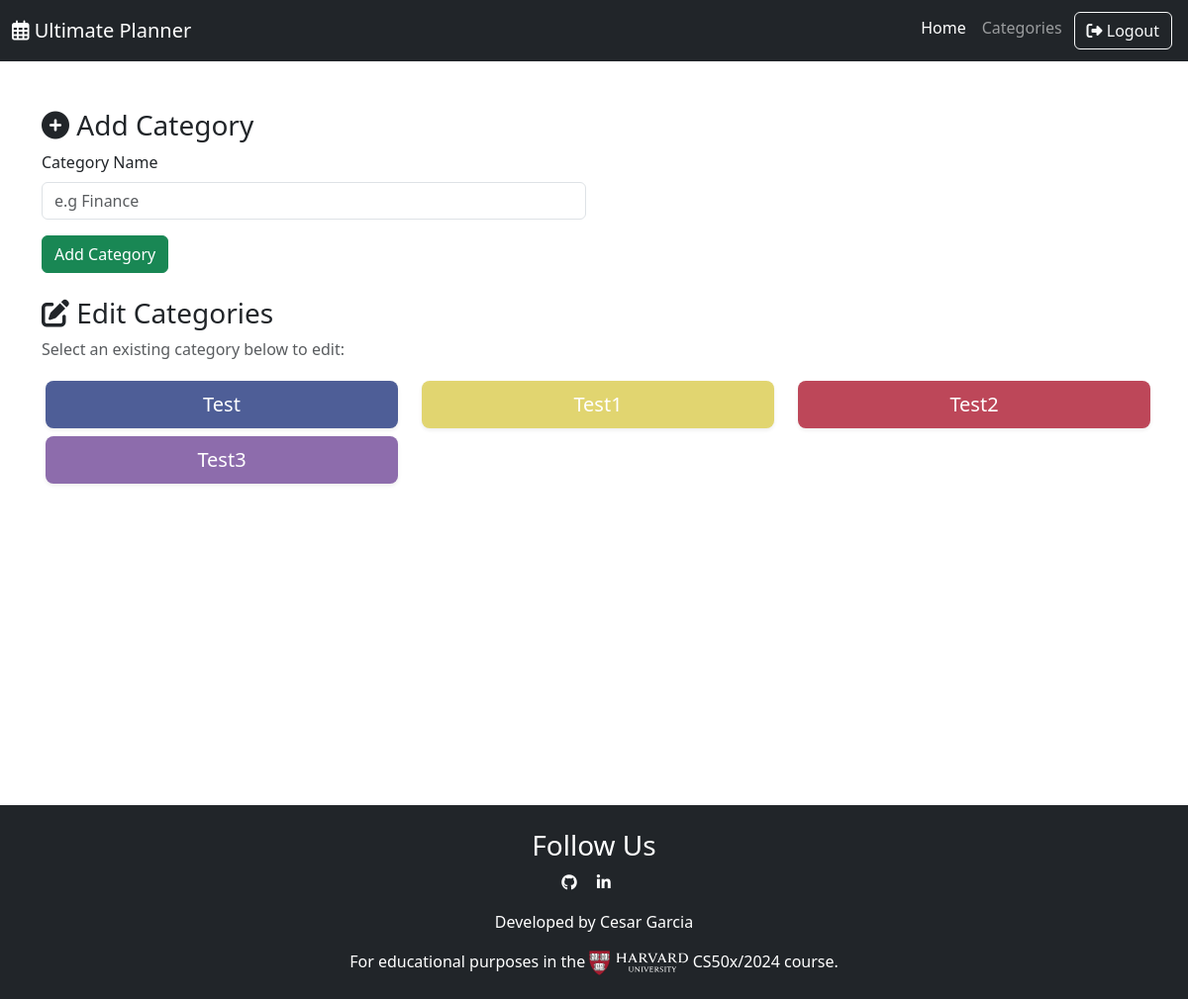
Screenshot of /add-category (signed in) with the database file from the repository.
### app.py (models this page shows, shortened)
class Category(db.Model):
    category_id = db.Column(db.Integer, primary_key=True)
    category_name = db.Column(db.String(100), nullable=False)
    category_color = db.Column(db.String(7), nullable=False)
    user_id = db.Column(db.Integer, db.ForeignKey('user.user_id'), nullable=False)
    __table_args__ = (
        db.UniqueConstraint('category_name', 'user_id', name='unique_category_per_user'),
        db.UniqueConstraint('category_color', 'user_id', name='unique_color_per_user')
    )

### app.py (the view, shortened to what this page needs)
@app.route('/add-category', methods=['GET', 'POST'])
def add_category():
    if 'user_id' not in session:
        flash("You need to log in first.", "danger")
        return redirect(url_for('login'))
    user = User.query.get(session['user_id'])  # Get the logged-in user
    categories = user.categories  # Categories associated with the current user
    return render_template('add_category.html', categories=categories)

### templates/add_category.html (shortened to what this page needs)
{% extends "base.html" %}
{% block content %}
<div class="container mt-5 h-100">
    <h3 class="mt-4"><i class="fa-solid fa-circle-plus"></i> Add Category</h3>
    <form method="POST" class="row g-3">
        <div class="col-12 col-md-6">
            <label for="category_name" class="form-label">Category Name</label>
            <input type="text" class="form-control" id="category_name" name="category_name" placeholder="e.g Finance" required>
        </div>
        <div class="col-12">
            <button type="submit" class="btn btn-success">Add Category</button>
        </div>
    </form>
    <br>
    <h3><i class="fa-solid fa-pen-to-square"></i> Edit Categories</h3>
    {% if categories %}
    <p class="text-muted">Select an existing category below to edit:</p>
    <ul class="list-unstyled row">
        {% for category in categories %}
        <div class="col-12 col-md-6 col-lg-4">
            <a class="btn btn-lg m-1 shadow-sm text-white text-center w-100"
               style="background-color: {{ category.category_color }}"
               href="{{ url_for('edit_category', category_id=category.category_id) }}">
                <li>{{ category.category_name }}</li>
            </a>
        </div>
        {% endfor %}
    </ul>
    {% else %}
    <p>No categories found. Add a new one above.</p>
    {% endif %}
</div>
{% endblock %}

### static/css/styles.css (style rules this page uses)
html, body { height: 85%; }

### rows the page displays
Category: category_name "Test"
Category: category_name "Test1"
Category: category_name "Test2"
Category: category_name "Test3"
